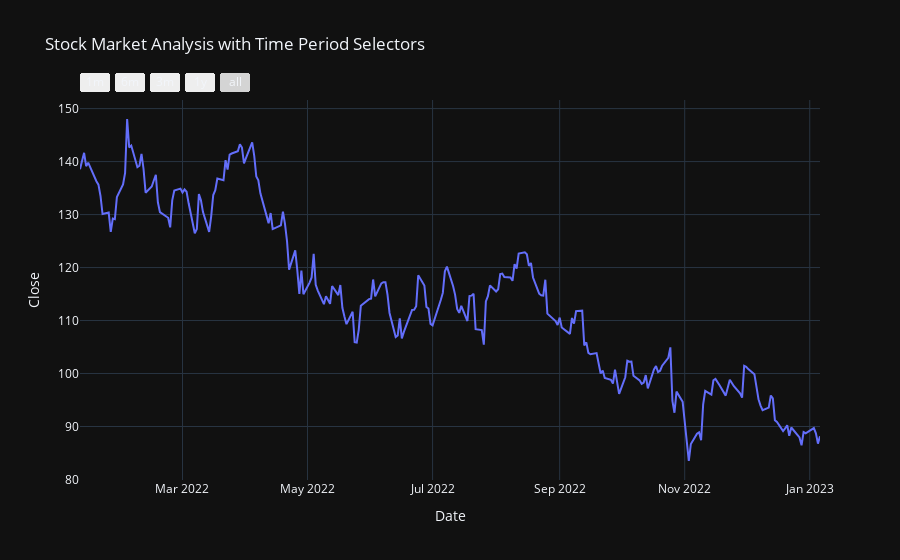

Notebook cell for this chart:
### Markdown cell above
## Google stock data as a line chart with time period selectors

### Code cell
figure = px.line(data, x='Date', y='Close',
                 title='Stock Market Analysis with Time Period Selectors')

figure.update_xaxes(
    rangeselector=dict(
        buttons=list([
            dict(count=1, label="1m", step="month", stepmode="backward"),
            dict(count=6, label="6m", step="month", stepmode="backward"),
            dict(count=3, label="3m", step="month", stepmode="backward"),
            dict(count=1, label="1y", step="year", stepmode="backward"),
            dict(step="all")
        ])
    )
)

### Figure 1 — Plotly figure (JSON) as saved in the notebook; plotly's stock layout.template omitted (floating-point values rounded to 4 significant figures; data arrays with more than 128 entries replaced by an {"elided": "..."} marker saying what was removed)
{"data": [{"hovertemplate": "Date=%{x}<br>Close=%{y}<extra></extra>", "legendgroup": "", "line": {"color": "#636efa", "dash": "solid"}, "marker": {"symbol": "circle"}, "mode": "lines", "name": "", "orientation": "v", "showlegend": false, "x": {"elided": "250 str values"}, "xaxis": "x", "y": {"elided": "250 float values"}, "yaxis": "y", "type": "scatter"}], "layout": {"xaxis": {"anchor": "y", "domain": [0.0, 1.0], "title": {"text": "Date"}, "rangeselector": {"buttons": [{"count": 1, "label": "1m", "step": "month", "stepmode": "backward"}, {"count": 6, "label": "6m", "step": "month", "stepmode": "backward"}, {"count": 3, "label": "3m", "step": "month", "stepmode": "backward"}, {"count": 1, "label": "1y", "step": "year", "stepmode": "backward"}, {"step": "all"}]}}, "yaxis": {"anchor": "x", "domain": [0.0, 1.0], "title": {"text": "Close"}}, "legend": {"tracegroupgap": 0}, "title": {"text": "Stock Market Analysis with Time Period Selectors"}}}
